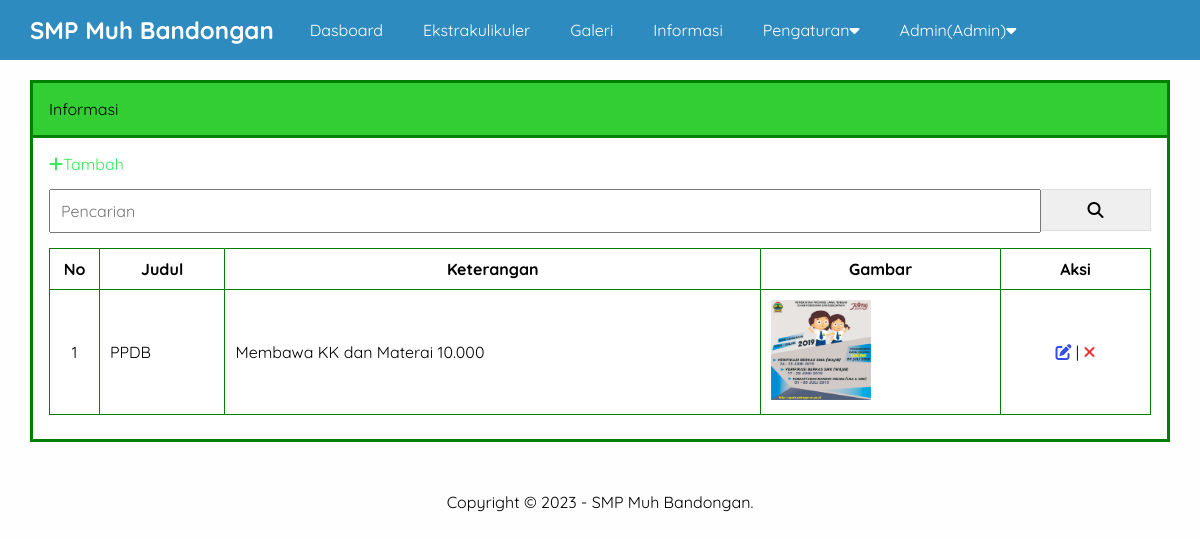
Page /admin/informasi.php (signed in) on the committed database.
### tables this page shows
CREATE TABLE `pengaturan` (
  `id` int(11) NOT NULL,
  `nama` varchar(50) NOT NULL,
  `email` varchar(50) NOT NULL,
  `telepon` varchar(20) NOT NULL,
  `alamat` text NOT NULL,
  `logo` varchar(50) NOT NULL,
  `favicon` varchar(50) NOT NULL,
  `tentang_sekolah` text NOT NULL,
  `foto_sekolah` varchar(50) NOT NULL,
  `google_maps` text NOT NULL,
  `nama_kepsek` varchar(50) NOT NULL,
  `foto_kepsek` varchar(50) NOT NULL,
  `sambutan_kepsek` text NOT NULL,
  `created_at` timestamp NOT NULL DEFAULT current_timestamp(),
  `updated_at` datetime DEFAULT NULL
);

CREATE TABLE `informasi` (
  `id` int(11) NOT NULL,
  `judul` varchar(255) NOT NULL,
  `keterangan` text NOT NULL,
  `gambar` varchar(50) NOT NULL,
  `created_at` timestamp NOT NULL DEFAULT current_timestamp(),
  `updated_at` datetime DEFAULT NULL,
  `created_by` int(11) NOT NULL
);

### admin/informasi.php (the view, shortened to what this page needs)
<?php include 'header.php' ?>
            <div class="content">
                <div class="container">
                    <div class="box">
                        <div class="box-header">
                            Informasi
                        </div>
                        <div class="box-body">
                            <a href="tambah-informasi.php" class="text-green"><i class="fa fa-plus"></i>Tambah</a>
                                <form action="">
                                    <div class="input-group">
                                        <input type="text" name="key" placeholder="Pencarian">
                                        <button type="submit"><i class="fa fa-search"></i></button>
                                </div>
                                </form>
                            <table class="table">
                                <thead>
                                    <tr>
                                        <th>No</th>
                                        <th>Judul</th>
                                        <th>Keterangan</th>
                                        <th>Gambar</th>
                                        <th>Aksi</th>
                                    </tr>
                                 </thead>
                               <tbody>
                                    <?php
                                    $no = 1;
                                        $where = " WHERE 1=1 ";
                                          $informasi = mysqli_query($conn," SELECT * FROM informasi $where ORDER BY id DESC");
                                          if(mysqli_num_rows($informasi) > 0){
                                            while($p = mysqli_fetch_array($informasi)){
                                    ?>
                                <tr>
                                    <td><?=$no++?></td>
                                    <td><?=$p['judul']?></td>
                                    <td><?=substr($p['keterangan'],0, 100)?></td>
                                    <td><img src="../uploads/informasi/<?=$p['gambar']?>"width="100px"></td>
                                    <td>
                                        <a href="edit-informasi.php?id=<?= $p['id']?>" title="Edit Data"class="text-blue"><i class="fa fa-edit"></i></a> |
                                        <a href="hapus.php?idinformasi=<?= $p['id']?>" onclick="return confirm('Yakin ingin hapus?')"title="Hapus Data" class="text-red"><i class="fa fa-times"></i></a>
                                    </td>
                                </tr>
                                <?php }}else{ ?>
                                    <tr>
                                        <td colspan="5">Data tidak ada</td>
                                    </tr>
                                <?php } ?>
                               </tbody>
                            </table>
                        </div>
                    </div>
                </div>
            </div>
 <?php include 'footer.php' ?>

### admin/header.php (shortened to what this page needs)
<?php
    include '../koneksi.php';
    $identitas = mysqli_query($conn, "SELECT * FROM pengaturan ORDER BY id DESC LIMIT 1");
    $d = mysqli_fetch_object($identitas);
?>
<!DOCTYPE html>
<html>
    <head>
        <link rel="stylesheet" type="text/css" href="../assets/css/style.css">
        <link rel="stylesheet" href="https://cdnjs.cloudflare.com/ajax/libs/font-awesome/6.4.2/css/all.min.css" />
    </head>
    <body class="bg-light">
        <div class="navbar">
            <div class="container">
                <h2 class="nav-brand float-left"><a href="index.php"><?=$d->nama ?></a></h2>
                <ul class="nav-menu float-left">
                    <li><a href="index.php">Dasboard</a></li>
                    <?php if($_SESSION['ulevel'] == 'Super Admin'){ ?>
                    <li><a href="pengguna.php">Pengguna</a></li>
                    <?php } elseif($_SESSION['ulevel'] == 'Admin'){ ?>
                        <li><a href="ekstra.php">Ekstrakulikuler</a></li>
                        <li><a href="galeri.php">Galeri</a></li>
                        <li><a href="informasi.php">Informasi</a></li>
                        <li>
                            <a href="#">Pengaturan<i class="fa fa-caret-down"></i></a>
                        </li>
                        <?php } ?>
                    <li>
                        <a href="#"><?= $_SESSION['uname']?>(<?= $_SESSION['ulevel']?>)<i class="fa fa-caret-down"></i></a>
                    </li>
                </ul>
            </div>
        </div>

### admin/footer.php
        <div class="footer">
            <div class="container text-center">
                Copyright &copy; 2023 - <?=$d->nama ?>.
            </div>
        </div>
    </body>
</html>

### assets/css/style.css (style rules this page uses)
* { margin: 0; padding: 0; font-family: 'Quicksand', sans-serif; box-sizing: border-box; }
a { text-decoration: none; }
.float-left { float:left; }
.container { width: 1140px; margin: 0 auto; }
.container::after { content: ""; display: block; clear: both; }
.bg-light { background-color: #fefefe; }
.box { border: 3px solid green; background-color: white; }
.box-header { padding: 16px; border-bottom: 3px solid green; background-color: rgb(51, 206, 51); }
.box-body { padding: 16px; }
form { margin: 15px 0; }
.text-center { text-align: center !important; }
.navbar { height:60px; width: 100%; background-color: #2E8BC0; position: fixed; top: 0; z-index: 1000; }
.navbar a { color: #fff; }
.nav-brand { display: inline-block; padding: 15px 0; margin-right: 16px; }
.nav-menu { display: flex; list-style: none; }
.nav-menu li a { padding: 20px; display: inline-block; }
.content { padding: 80px 0 30px 0; }
.footer { padding: 20px 0; }
.table { width: 100%; border-collapse: collapse; margin: 8px 0; }
.table th, .table td { border: 1px solid green; padding: 10px; }
.table td:first-child { width: 50px; text-align: center; }
.table td:last-child { width: 150px; text-align: center; }
.text-red { color: rgb(234, 52, 52); }
.text-blue { color: rgb(52, 76, 234); }
.text-green { color: rgb(52, 234, 88); }
.input-group::after { content: ""; clear: both; display: block; }
.input-group input[type="text"] { width: 90%; padding: 10px; font-size: 16px; float: left ; }
.input-group button { width: 10%; padding: 10px; font-size: 16px; float: left; border: 1px solid #ddd; border-left: none; }

### rows in the picture
pengaturan: nama "SMP Muh Bandongan"
informasi: judul "PPDB", keterangan "Membawa KK dan Materai 10.000", gambar (picture)

### other values in the picture
$_SESSION['uname'] "Admin"
$_SESSION['ulevel'] "Admin"
